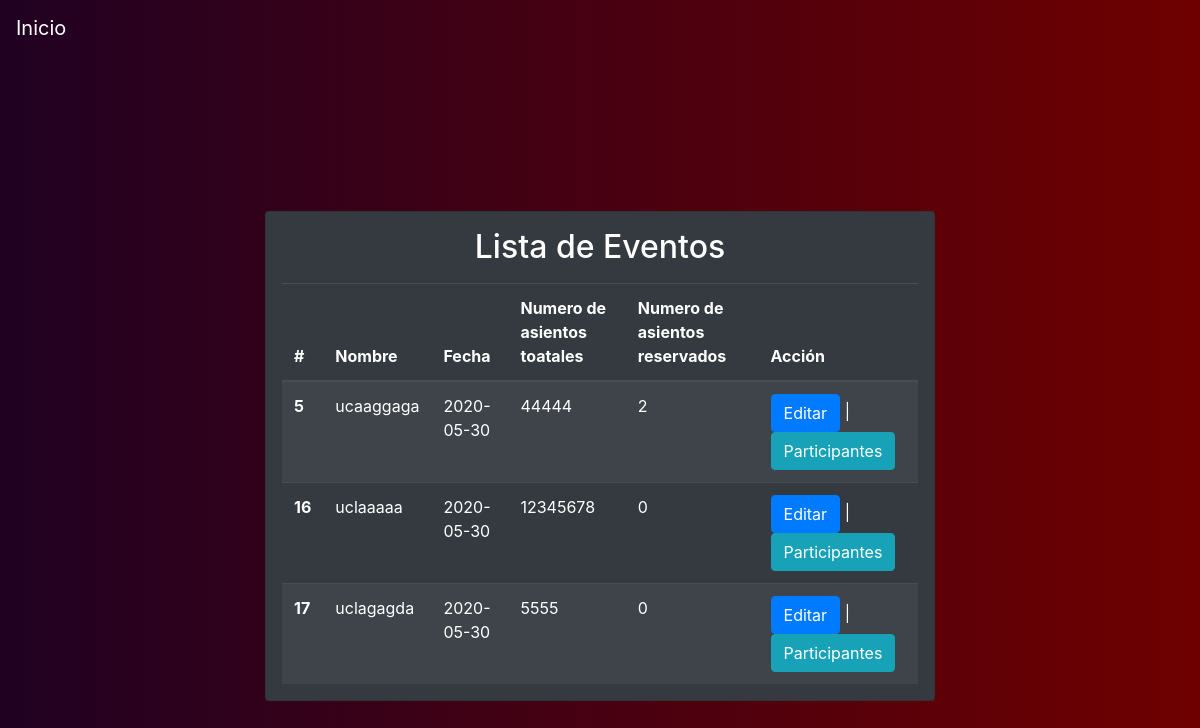
The page /events-active on the database as committed earlier.
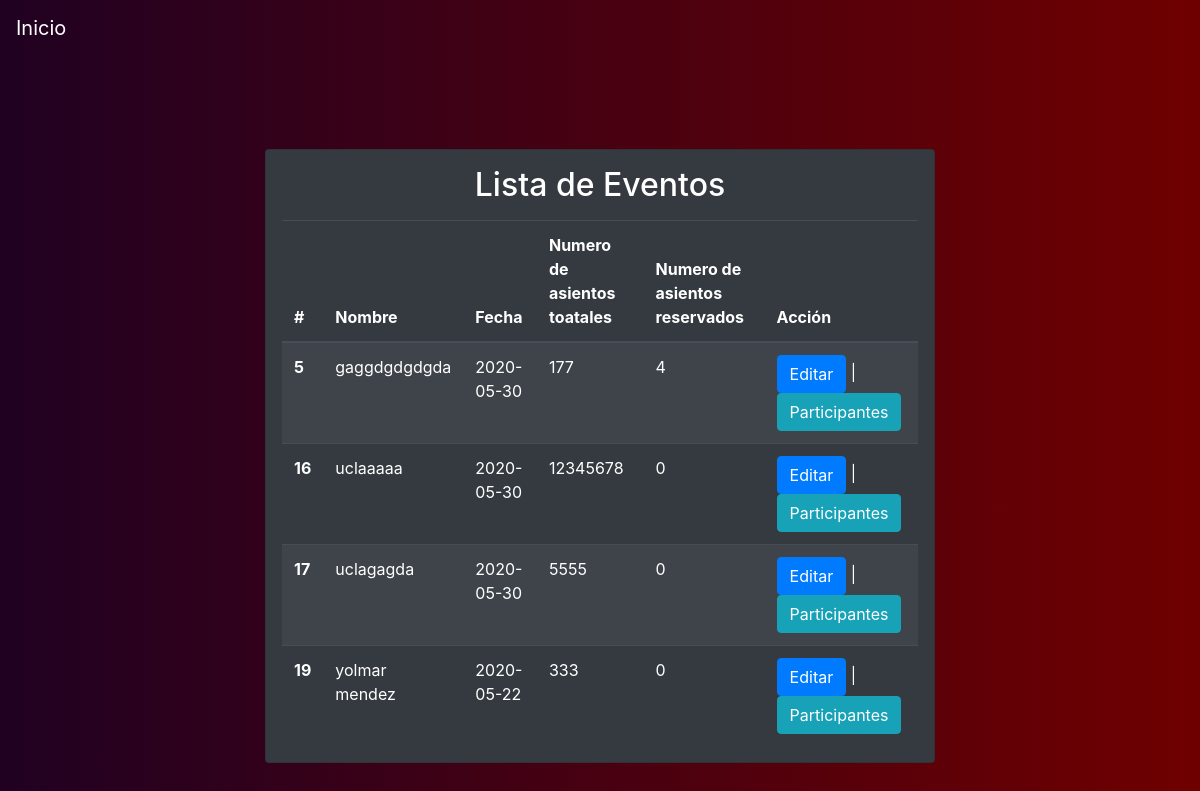
The same page on the database as committed later.
### tables this page shows
CREATE TABLE "Evento"
(
	id INTEGER not null
		constraint Evento_pk
			primary key autoincrement,
	nombre text not null,
	fecha date not null,
	numero_asientos_total int not null,
	numero_asientos_reservados int not null
);

### app.py (the view)
@app.route("/events-active")
def events():
    date = datetime.now().date()
    events = query_db('SELECT * FROM Evento WHERE fecha > ?', [date])
    return render_template('events_active.html', events=events)

### app.py (called while the page is built)
def make_dicts(cursor, row):
    return dict((cursor.description[idx][0], value)
                for idx, value in enumerate(row))

def get_db():
    db = getattr(g, '_database', None)
    if db is None:
        db = g._database = sqlite3.connect(DATABASE)
        db.row_factory = make_dicts
    return db

@app.teardown_appcontext
def close_connection(exception):
    db = getattr(g, '_database', None)
    if db is not None:
        db.close()

def query_db(query, args=(), one=False):
    cur = get_db().execute(query, args)
    rv = cur.fetchall()
    cur.close()
    return (rv[0] if rv else None) if one else rv

### templates/events_active.html
{% extends 'layout.html' %}
{% block body %}
<div class="container-fluid">
    <div class="bg-custom row align-items-center justify-content-center vh-100">
        <div class="col-md-7">
            <div class="card bg-dark">
                <div class="car-body text-white mx-3">
                    <h2 class="card-title text-center mt-3"> Lista de Eventos</h2>
                    <table class="table table-striped table-dark my-3 ">
                      <thead>
                        <tr>
                          <th scope="col">#</th>
                          <th scope="col">Nombre</th>
                          <th scope="col">Fecha</th>
                          <th scope="col">Numero de asientos toatales</th>
                          <th scope="col">Numero de asientos reservados</th>
                          <th scope="col">Acción</th>
                        </tr>
                      </thead>
                      <tbody>
                      {% for event in events%}
                        <tr>
                          <th scope="row">{{ event.id }}</th>
                          <td>{{ event.nombre }}</td>
                          <td>{{ event.fecha }}</td>
                          <td>{{ event.numero_asientos_total }}</td>
                          <td>{{ event.numero_asientos_reservados }}</td>
                          <td>
                              <a class="btn btn-primary" href="/edit-event/{{ event.id }}"> Editar</a>
                              <span>|</span>
                              <a class="btn btn-info" href="/selection-event/{{ event.id }}/{{ event.nombre }}"> Participantes</a>
                          </td>
                        </tr>
                      {% endfor %}
                      </tbody>
                    </table>
                </div>
            </div>
        </div>
    </div>
</div>
{% endblock %}

Rows that differ between the two databases and show on the page:
changed Evento id 5: nombre "ucaaggaga" → "gaggdgdgdgda"; numero_asientos_total "44444" → "177"; numero_asientos_reservados "2" → "4"
added Evento: id "19", nombre "yolmar mendez", fecha "2020-05-22", numero_asientos_total "333", numero_asientos_reservados "0"
